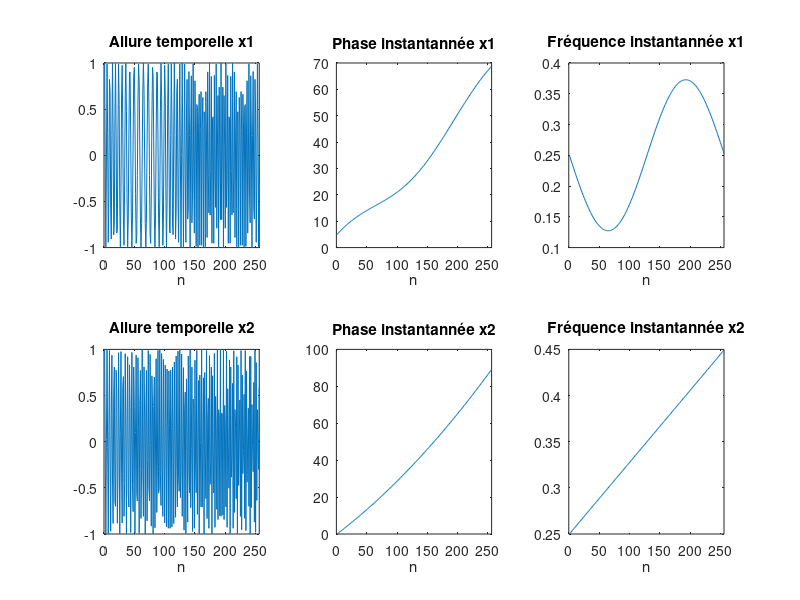
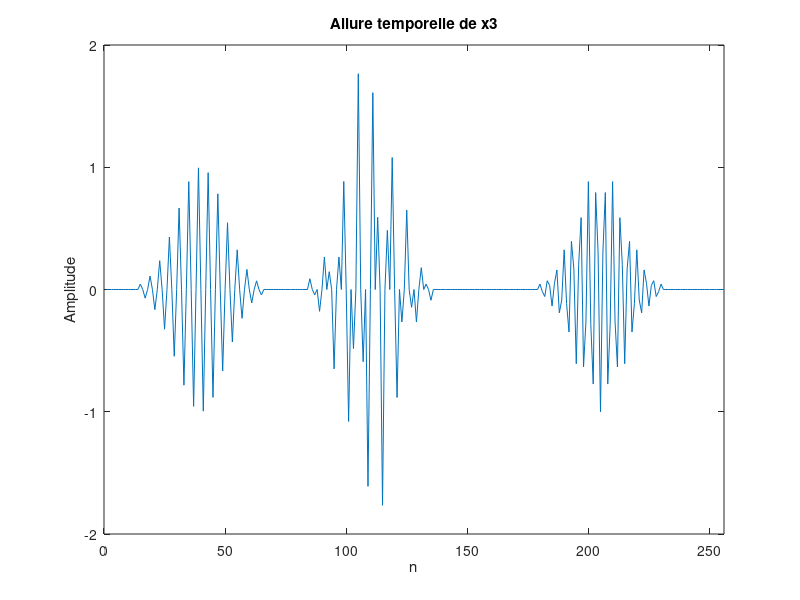

Write MATLAB code to recreate these figures, in order. (Note: this script raises an error after producing the figures.)
addpath(genpath('tftb-0.2'));

N = 256;
n = 0:N-1;

phi1 = 0.25 * n + 5 * cos(2 * pi * n / N);
phi2 = 0.25 * n + 0.1 * n.^2/N;

f1 = 0.25 - 5 * 2 * pi / N * sin(2 * pi * n / N);
f2 = 0.25 + 0.2 * n / N;

x1 = cos(2 * pi * phi1);
x2 = cos(2 * pi * phi2);

figure(1);
subplot(2, 3, 1);
plot(x1);
title('Allure temporelle x1')
xlim([0 N])
xlabel('n')
subplot(2, 3, 2);
plot(phi1);
title('Phase instantannée x1')
xlim([0 N])
xlabel('n')
subplot(2, 3, 3);
plot(f1);
title('Fréquence instantannée x1')
xlim([0 N])
xlabel('n')
subplot(2, 3, 4);
plot(x2);
title('Allure temporelle x2')
xlim([0 N])
xlabel('n')
subplot(2, 3, 5);
plot(phi2);
title('Phase instantannée x2')
xlim([0 N])
xlabel('n')
subplot(2, 3, 6);
plot(f2);
title('Fréquence instantannée x2')
xlim([0 N])
xlabel('n')

T1 = 15; 
T2 = 85; 
T3 = 180;
Nh = 51; 
th = (0:Nh-1); 
h = gausswin(Nh)';
x3 = zeros(1,N);
x3(T1:T1+Nh-1) = h.*cos(2*pi*0.25*th);
x3(T2:T2+Nh-1) = h.*cos(2*pi*0.15*th);
x3(T2:T2+Nh-1) = x3(T2:T2+Nh-1) + h.*cos(2*pi*0.35*th);
x3(T3:T3+Nh-1) = h.*cos(2*pi*0.3*th);

figure(2);
plot(x3);
xlabel('n')
xlim([0 N])
title('Allure temporelle de x3')
ylabel('Amplitude')

x1_bruit = ajoute_bruit(x1,10);
x2_bruit = ajoute_bruit(x2,10);
x3_bruit = ajoute_bruit(x3,10);

figure(3);
subplot(1, 3, 1);
plot(x1_bruit);
title('Allure x_1 bruité')
xlim([0 N])
xlabel('n')
ylabel('amplitude')
subplot(1, 3, 2);
plot(x2_bruit);
title('Allure x_1 bruité')
xlim([0 N])
xlabel('n')
ylabel('amplitude')
subplot(1, 3, 3);
plot(x3_bruit);
title('Allure x_1 bruité')
xlim([0 N])
xlabel('n')
ylabel('amplitude')

x = [x1; x2; x3; x1_bruit; x2_bruit; x3_bruit]; 
for j = 1:6
    figure(3 + j);

    Nh = [17 33 65 129];
    for i = 1:4
        h = hamming(Nh(i));
        [tfrx,T,F] = tftb_spectrogram(x(j, :)',N,h);
        subplot(2, 4, i);
        imagesc(T,F,tfrx); axis xy
        title(sprintf('Spectrogramme, x_%i, N_h = %i', j, Nh(i)))
        xlabel('n')
        ylabel('Fréquence normalisée')
    end
    
    [tfrx,T,F] = tftb_wvd(x(j, :)',N);
    subplot(2, 4, 5);
    imagesc(T,F,tfrx); axis xy
    title(sprintf('Wigner-Ville, x_%i', j))
    xlabel('n')
    ylabel('Fréquence normalisée')

    Nh = 63;
    h = kaiser(Nh);
    [tfrx,T,F] = tftb_pwvd(x(j, :)',N,h);
    subplot(2, 4, 6);
    imagesc(T,F,tfrx); axis xy
    title(sprintf('pseudo-Wigner-Ville, x_%i', j))
    xlabel('n')
    ylabel('Fréquence normalisée')
    
    Ng = [33, 15];
    for k = 1:2
        h = kaiser(Nh);
        g = kaiser(Ng(k));
        [tfrx,T,F] = tftb_spwvd(x(j, :)',N, g, h);
        subplot(2, 4, 6 + k);
        imagesc(T,F,tfrx); axis xy
        title(sprintf('pseudo-Wigner-Ville lissée, x_%i, N_h=%i, N_g=%i', j, Nh, Ng(k)))
        xlabel('n')
        ylabel('Fréquence normalisée')
    end
end
